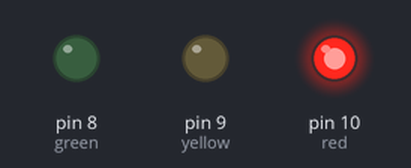
Bench run of a sketch on a simulated Arduino Uno, built with avr-gcc and run on an emulated ATmega328P. Shown: output pins drawn as LEDs (lit = HIGH).

Above: at 5.0 s.
At 11.0 s:
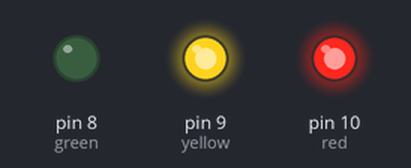
At 17.0 s:
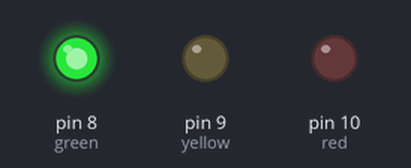
At 23.0 s:
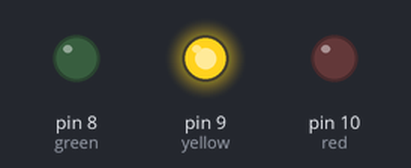
Timing chart, 0 to 31.2 s (numbered marks = the images above):
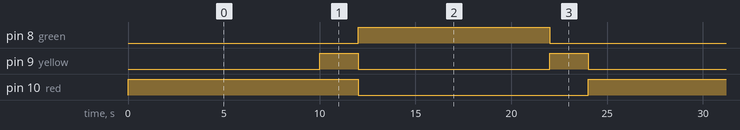

Measured:
- by itself, pin 8 (green): alternates HIGH for 10.0 s and LOW for 14.0 s
- by itself, pin 9 (yellow): alternates HIGH for 2.0 s and LOW for 10.0 s
- by itself, pin 10 (red): alternates HIGH for 12.0 s and LOW for 12.0 s

The sketch:

Traffic.ino
```cpp
int ledDelay = 10000;

int red = 10;

int yellow = 9;

int green = 8;

void setup() {

pinMode(red,OUTPUT);

pinMode(yellow,OUTPUT);

pinMode(green,OUTPUT);

}

void loop() {

digitalWrite(red,HIGH);

delay(ledDelay);

digitalWrite(yellow,HIGH);

delay(2000);

digitalWrite(green,HIGH);

digitalWrite(red,LOW);

digitalWrite(yellow,LOW);

delay(ledDelay);

digitalWrite(yellow,HIGH);

digitalWrite(green,LOW);

delay(2000);

digitalWrite(yellow,LOW);

}
```
